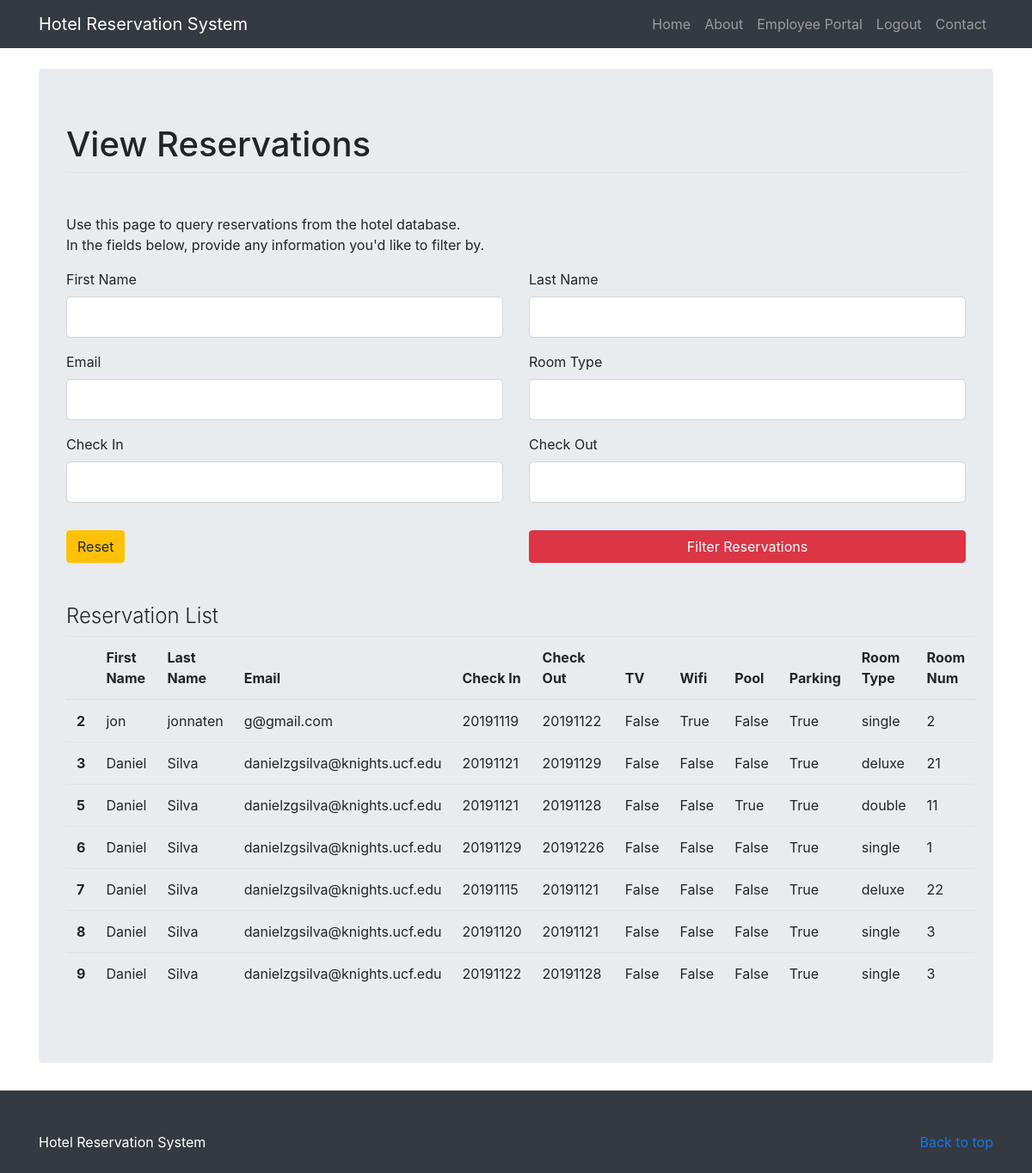
The page /view_reservations (signed in) on the database as committed earlier.
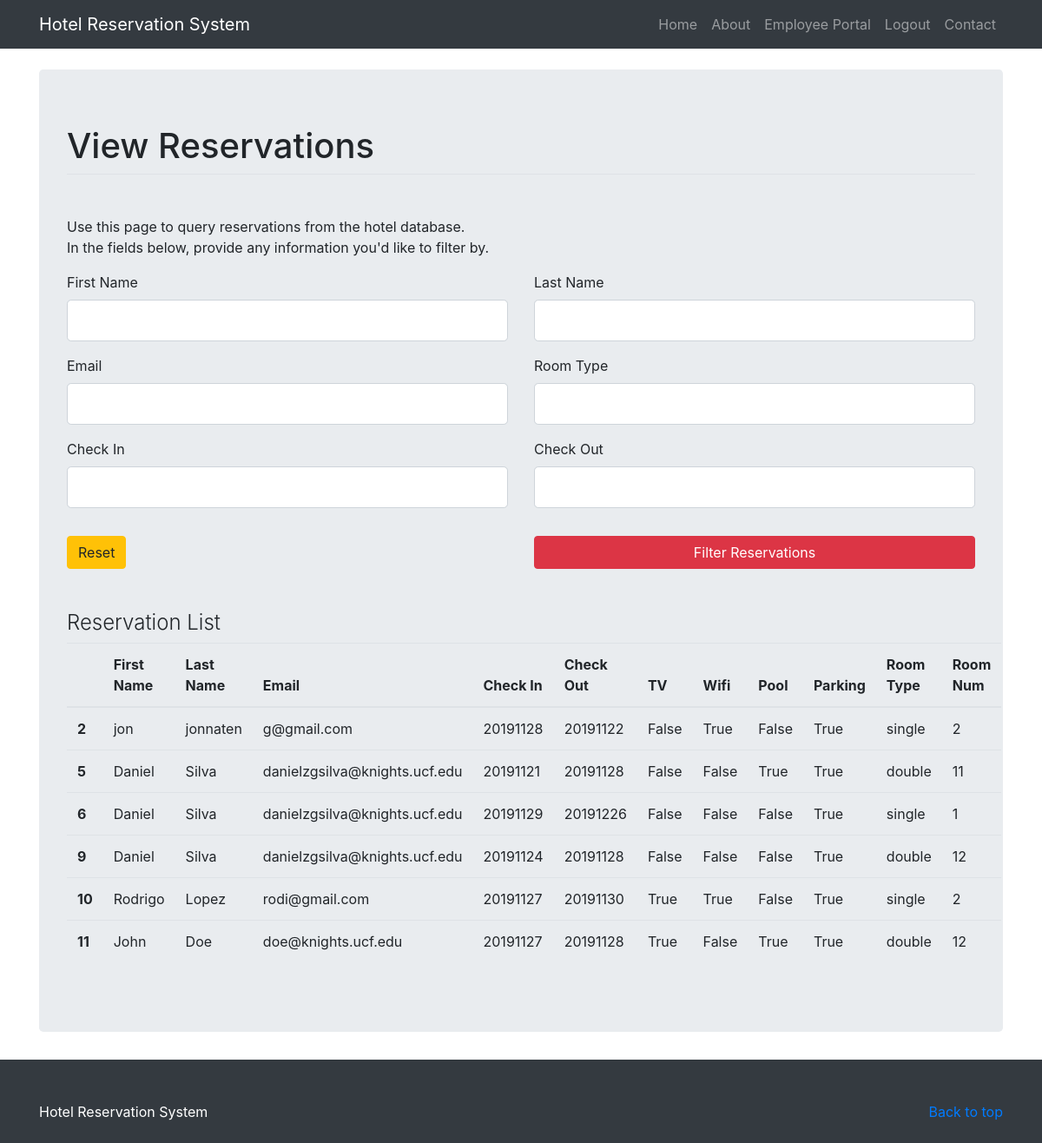
The same page on the database as committed later.
### hotel_system/models.py (models this page shows, shortened)
class Reservation(db.Model):
    id = db.Column(db.Integer, primary_key=True)
    first_name = db.Column(db.String(120), nullable=False)
    last_name = db.Column(db.String(120), nullable=False)
    email = db.Column(db.String(120), nullable=False)
    phone = db.Column(db.String(12), nullable = False)
    date_created = db.Column(db.DateTime, nullable = False, default = datetime.utcnow)
    credit_card = db.Column(db.String(20), nullable = False)
    check_in = db.Column(db.Integer, nullable=False)
    check_out = db.Column(db.Integer, nullable=False)
    tv = db.Column(db.Boolean, nullable = False, default = False)
    wifi = db.Column(db.Boolean, nullable = False, default = False)
    pool = db.Column(db.Boolean, nullable = False, default = False)
    room_type = db.Column(db.String(6), nullable = False)
    room_num = db.Column(db.Integer)

### hotel_system/routes.py (the view, shortened to what this page needs)
@app.route('/view_reservations', methods=['GET', 'POST'])
@login_required
def view_reservations():
    if not check_for_admin(current_user.admin_flag):
        flash(f'You must be an admin to access this page!','danger')
        return redirect(url_for('employee_portal'))
    form = ViewReservationsForm()
    reservations = Reservation.query.all()
    return render_template('view_reservations.html', title="Reservations", form=form, reservations = reservations)

### hotel_system/forms.py (shortened to what this page needs)
class ViewReservationsForm(FlaskForm):
    first_name = StringField('First Name')
    last_name = StringField('Last Name')
    email = StringField('Email', validators=[Email(), Optional()])
    room_type = StringField('Room Type')
    check_in = IntegerField('Check In', validators=[Optional()])
    check_out = IntegerField('Check Out', validators=[Optional()])
    submit = SubmitField('Filter Reservations')

### hotel_system/models.py (called while the page is built)
@login_manager.user_loader
def load_employee(employee_id):
    return Employee.query.get(int(employee_id))

### hotel_system/routes.py (called while the page is built)
def check_for_admin(admin_flag):
    if admin_flag == False:
        return False
    else:
        return True

### hotel_system/templates/view_reservations.html (shortened to what this page needs)
{% extends "layout.html" %}
{% block content %}
<body>
    <main role="main">
        <div class="container"><br>
             <div class="jumbotron center">
         		<form action="" method="POST">
         			<fieldset class="form-group">
                <legend class ="border-bottom mb-4"><h1>View Reservations</h1></legend><br>
                    <p>Use this page to query reservations from the hotel database.<br>
                    In the fields below, provide any information you'd like to filter by.</p>
                    <div class="row">
                        <div class="col-xs-6 sm-6 col-md-6 col-lg-6">
           				    <div class = "form-group">
           					{{ form.first_name.label(class="form-control-label") }}
           					{% if form.first_name.errors %}
           						{{ form.first_name(class="form-control form-control-lg is-invalid") }}
           						<div class="invalid-feedback">
           							{% for error in form.first_name.errors %}
           								<span>{{ error }}</span>
           							{% endfor %}
           						</div>
           					{% else %}
           						{{ form.first_name(class="form-control form-control-lg") }}
           					{% endif %}
                             </div>
                        </div>
                        <div class="col-xs-6 sm-6 col-md-6 col-lg-6">
           				    <div class = "form-group">
           					{{ form.last_name.label(class="form-control-label") }}
           					{% if form.last_name.errors %}
           						{{ form.last_name(class="form-control form-control-lg is-invalid") }}
           						<div class="invalid-feedback">
           							{% for error in form.last_name.errors %}
           								<span>{{ error }}</span>
           							{% endfor %}
           						</div>
           					{% else %}
           						{{ form.last_name(class="form-control form-control-lg") }}
           					{% endif %}
                             </div>
                        </div>
                    </div>
                    <div class="row">
                        <div class="col-xs-6 sm-6 col-md-6 col-lg-6">
           				    <div class = "form-group">
           					{{ form.email.label(class="form-control-label") }}
           					{% if form.email.errors %}
           						{{ form.email(class="form-control form-control-lg is-invalid") }}
           						<div class="invalid-feedback">
           							{% for error in form.email.errors %}
           								<span>{{ error }}</span>
           							{% endfor %}
           						</div>
           					{% else %}
           						{{ form.email(class="form-control form-control-lg") }}
           					{% endif %}
                             </div>
                        </div>
                        <div class="col-xs-6 sm-6 col-md-6 col-lg-6">
           				    <div class = "form-group">
           					{{ form.room_type.label(class="form-control-label") }}
           					{% if form.room_type.errors %}
           						{{ form.room_type(class="form-control form-control-lg is-invalid") }}
           						<div class="invalid-feedback">
           							{% for error in form.room_type.errors %}
           								<span>{{ error }}</span>
           							{% endfor %}
           						</div>
           					{% else %}
           						{{ form.room_type(class="form-control form-control-lg") }}
           					{% endif %}
                             </div>
                        </div>
                    </div>
                    <div class="row">
                        <div class="col-xs-6 sm-6 col-md-6 col-lg-6">
           				    <div class = "form-group">
           					{{ form.check_in.label(class="form-control-label") }}
           					{% if form.check_in.errors %}
           						{{ form.check_in(class="form-control form-control-lg is-invalid") }}
           						<div class="invalid-feedback">
           							{% for error in form.check_in.errors %}
           								<span>{{ error }}</span>
           							{% endfor %}
           						</div>
           					{% else %}
           						{{ form.check_in(class="form-control form-control-lg") }}
           					{% endif %}
                             </div>
                        </div>
                        <div class="col-xs-6 sm-6 col-md-6 col-lg-6">
           				    <div class = "form-group">
           					{{ form.check_out.label(class="form-control-label") }}
           					{% if form.check_out.errors %}
           						{{ form.check_out(class="form-control form-control-lg is-invalid") }}
           						<div class="invalid-feedback">
           							{% for error in form.check_out.errors %}
           								<span>{{ error }}</span>
           							{% endfor %}
           						</div>
           					{% else %}
           						{{ form.check_out(class="form-control form-control-lg") }}
           					{% endif %}
                             </div>
                        </div>
                    </div>
         			</fieldset>
         			 <div class="row">
                        <div class="col-md-6 col-sm-6 col-xs-6 pad-adjust">
                         <a href="{{ url_for('view_reservations') }}" class="btn btn-warning">Reset</a>
                        </div>
                        <div class="col-md-6 col-sm-6 col-xs-6 pad-adjust" id="payment_buttons">
                          {{ form.submit(class="btn btn-danger btn-block") }}
                        </div>
                    </div>
         		</form><br><br>
                <h4 class="font-weight-light">Reservation List</h4>
                <table class="table table-hover">
                      <thead>
                        <tr>
                          <th scope="col"></th>
                          <th scope="col">First Name</th>
                          <th scope="col">Last Name</th>
                          <th scope="col">Email</th>
                          <th scope="col">Check In</th>
                          <th scope="col">Check Out</th>
                          <th scope="col">TV</th>
                          <th scope="col">Wifi</th>
                          <th scope="col">Pool</th>
                          <th scope="col">Parking</th>
                          <th scope="col">Room Type</th>
                          <th scope="col">Room Num</th>
                        </tr>
                      </thead>
                      <tbody>
                      {% for res in reservations %}
                        <tr>
                          <th scope="row">{{ res.id }}</th>
                          <td>{{ res.first_name }}</td>
                          <td>{{ res.last_name }}</td>
                          <td>{{ res.email }}</td>
                          <td>{{ res.check_in }}</td>
                          <td>{{ res.check_out }}</td>
                          <td>{{ res.tv }}</td>
                          <td>{{ res.wifi }}</td>
                          <td>{{ res.pool }}</td>
                          <td>True</td>
                          <td>{{ res.room_type }}</td>
                          <td>{{ res.room_num }}</td>
                        </tr>
                      {% endfor %}
                      </tbody>
                </table>
         	</div>
        </div>
    </main>
</body>
{% endblock %}

### hotel_system/templates/layout.html (shortened to what this page needs)
<!DOCTYPE html>
<html lang="en">
<head>
    <link rel="stylesheet" href="https://stackpath.bootstrapcdn.com/bootstrap/4.3.1/css/bootstrap.min.css">
</head>
<header>
  <nav class="navbar navbar-expand-lg navbar-dark bg-dark static-top">
    <div class="container">
      <a class="navbar-brand" href="#">Hotel Reservation System</a>
      <div class="collapse navbar-collapse" id="navbarResponsive">
        <ul class="navbar-nav ml-auto">
          <li class="nav-item">
            <a class="nav-link" href="{{ url_for('index') }}">Home</a>
          </li>
          <li class="nav-item">
            <a class="nav-link" href="#">About</a>
          </li>
          {% if current_user.is_authenticated %}
            <li class="nav-item">
              <a class="nav-link" href="{{ url_for('employee_portal') }}">Employee Portal</a>
            </li>
            <li class="nav-item">
              <a class="nav-link" href="{{ url_for('employee_logout') }}">Logout</a>
            </li>
          {% endif %}
          <li class="nav-item">
            <a class="nav-link" href="#">Contact</a>
          </li>
        </ul>
      </div>
    </div>
  </nav>
</header>
{% block content %} {% endblock %}
<footer class="py-5 bg-dark" id="footer">
    <div class="container">
      <p class="float-right text-white">
        <a href="#">Back to top</a>
      </p>
      <p class="float-left text-white">Hotel Reservation System</p>
    </div>
</footer>
</html>

Rows that differ between the two databases and show on the page:
removed Reservation: id "3", first_name "Daniel", last_name "Silva", email "danielzgsilva@knights.ucf.edu", check_in "20191121", check_out "20191129", tv "False", wifi "False", pool "False", room_type "deluxe", room_num "21"
removed Reservation: id "7", first_name "Daniel", last_name "Silva", email "danielzgsilva@knights.ucf.edu", check_in "20191115", check_out "20191121", tv "False", wifi "False", pool "False", room_type "deluxe", room_num "22"
removed Reservation: id "8", first_name "Daniel", last_name "Silva", email "danielzgsilva@knights.ucf.edu", check_in "20191120", check_out "20191121", tv "False", wifi "False", pool "False", room_type "single", room_num "3"
changed Reservation "jon": check_in "20191119" → "20191128"
changed Reservation id 9: check_in "20191122" → "20191124"; room_type "single" → "double"; room_num "3" → "12"
added Reservation: id "10", first_name "Rodrigo", last_name "Lopez", email "rodi@gmail.com", check_in "20191127", check_out "20191130", tv "True", wifi "True", pool "False", room_type "single", room_num "2"
added Reservation: id "11", first_name "John", last_name "Doe", email "doe@knights.ucf.edu", check_in "20191127", check_out "20191128", tv "True", wifi "False", pool "True", room_type "double", room_num "12"
